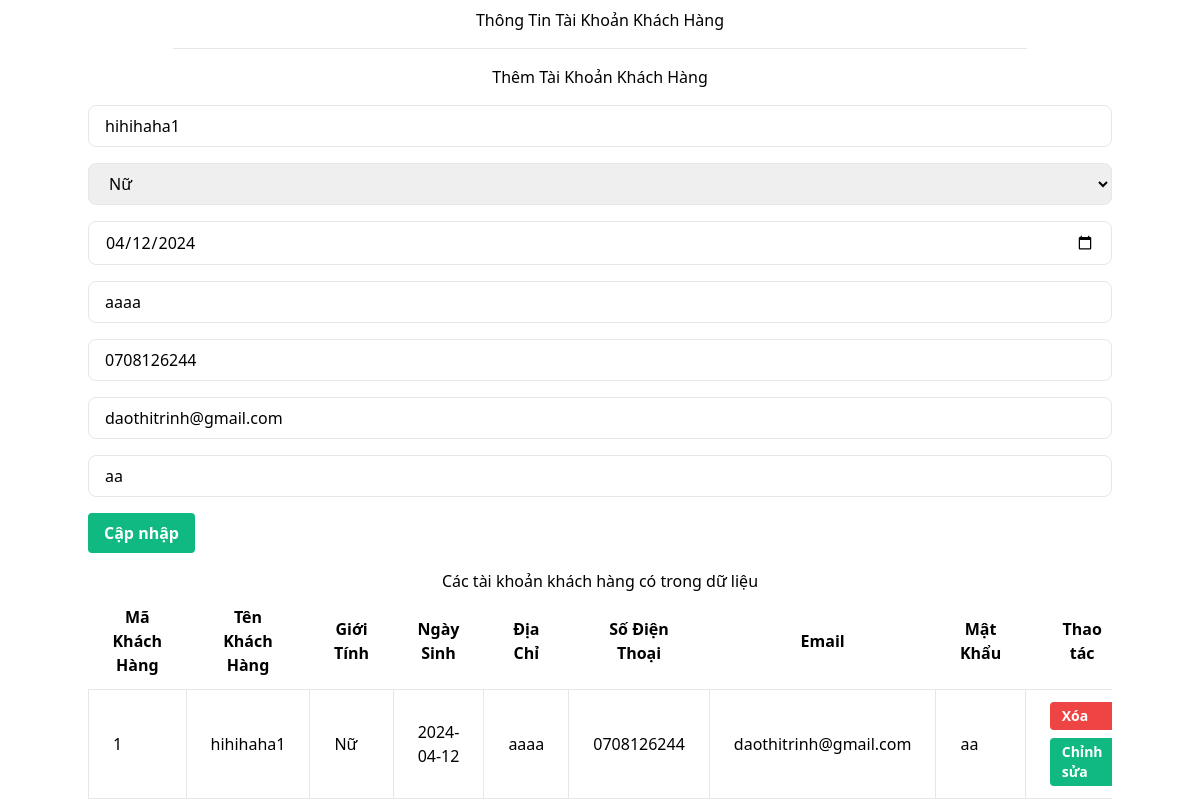
Screenshot of /admins/taikhoan_khachhang.php?edit=1 with the database file from the repository.
### tables this page shows
CREATE TABLE `taikhoankhachhang` (
  `MaKhachHang` int(5) NOT NULL,
  `TenKhachHang` varchar(100) NOT NULL,
  `GioiTinh` tinyint(1) NOT NULL,
  `NgaySinh` date NOT NULL,
  `DiaChi` varchar(255) NOT NULL,
  `SoDienThoai` varchar(20) NOT NULL,
  `Email` varchar(100) NOT NULL,
  `MatKhau` varchar(100) NOT NULL
);

### admins/action_khachhang.php (called while the page is built, shortened)
<?php
    include "config.php";
    mysqli_set_charset($conn, 'utf8mb4');
if (isset($_GET['edit'])) {
    $id = $_GET['edit'];
    $query = "SELECT * FROM taikhoankhachhang WHERE MaKhachHang=?";
    $stmt = $conn->prepare($query);
    $stmt->bind_param("s", $id);
    $stmt->execute();
    $result = $stmt->get_result();
    $row = $result->fetch_assoc();
    $id = $row['MaKhachHang'];
    $name = $row['TenKhachHang'];
    $gioitinh = $row['GioiTinh'];
    $ngaysinh = $row['NgaySinh'];
    $diachi = $row['DiaChi'];
    $sodienthoai = $row['SoDienThoai'];
    $email = $row['Email'];
    $pass = $row['MatKhau'];
}

### admins/taikhoan_khachhang.php (the view, shortened to what this page needs)
<?php
include "config.php";
include 'action_khachhang.php';
?>
<!DOCTYPE html>
<html lang="en">
<head>
    <link href="https://cdn.jsdelivr.net/npm/tailwindcss@2.2.19/dist/tailwind.min.css" rel="stylesheet">
</head>
<body class="bg-white">
    <div class="container mx-auto">
        <div class="container-fluid">
            <div class="flex justify-center">
                <div class="w-10/12">
                    <h3 class="text-center text-dark mt-2">Thông Tin Tài Khoản Khách Hàng</h3>
                    <hr class="my-4">
                </div>
            </div>
            <div>
                <div>
                    <h3 class="text-center text-info">Thêm Tài Khoản Khách Hàng</h3>
                    <form action="action_khachhang.php" method="post" enctype="multipart/form-data" class="mt-4">
                        <div class="mb-4">
                            <input type="text" name="name" value="<?= $name; ?>" class="border rounded-lg px-4 py-2 w-full" placeholder="Nhập Tên Nhân Viên" required>
                        </div>
                        <div class="mb-4">
                            <select name="gioitinh" class="border rounded-lg px-4 py-2 w-full" required>
                                <option value="1" <?= ($gioitinh == '1') ? 'selected' : ''; ?>>Nữ</option>
                            </select>
                        </div>
                        <div class="mb-4">
                            <input type="date" name="ngaysinh" value="<?= $ngaysinh; ?>" class="border rounded-lg px-4 py-2 w-full" placeholder="Nhập ngày sinh" required>
                        </div>
                        <div class="mb-4">
                            <input type="text" name="diachi" value="<?= $diachi; ?>" class="border rounded-lg px-4 py-2 w-full" placeholder="Nhập Địa Chỉ" required>
                        </div>
                        <div class="mb-4">
                            <input type="text" name="sodienthoai" value="<?= $sodienthoai; ?>" class="border rounded-lg px-4 py-2 w-full" placeholder="Nhập Số Điện Thoại" required>
                        </div>
                        <div class="mb-4">
                            <input type="text" name="email" value="<?= $email; ?>" class="border rounded-lg px-4 py-2 w-full" placeholder="Nhập Email" required>
                        </div>
                        <div class="mb-4">
                            <input type="text" name="pass" value="<?= $pass; ?>" class="border rounded-lg px-4 py-2 w-full" placeholder="Nhập Mật Khẩu" required>
                        </div>
                        <div class="mb-4">
                            <?php if ($id == true) { ?>
                                <input type="submit" name="update" class="bg-green-500 hover:bg-green-600 text-white font-bold py-2 px-4 rounded" value="Cập nhập">
                            <?php } else { ?>
                                <input type="submit" name="add" class="bg-blue-500 hover:bg-blue-600 text-white font-bold py-2 px-4 rounded" value="Thêm tài khoản">
                            <?php } ?>
                        </div>
                    </form>
                </div>
                <div>
                    <?php
                    $query = 'SELECT * FROM taikhoankhachhang';
                    $stmt = $conn->prepare($query);
                    $stmt->execute();
                    $result = $stmt->get_result();
                    ?>
                    <h3 class="text-center text-info">Các tài khoản khách hàng có trong dữ liệu</h3>
                    <div class="account-list max-h-500 overflow-y-scroll w-900">
                        <table class="table-auto" id="data-table">
                            <thead>
                                <tr>
                                    <th class="px-6 py-3">Mã Khách Hàng</th>
                                    <th class="px-6 py-3">Tên Khách Hàng</th>
                                    <th class="px-6 py-3">Giới Tính</th>
                                    <th class="px-6 py-3">Ngày Sinh</th>
                                    <th class="px-6 py-3">Địa Chỉ</th>
                                    <th class="px-6 py-3">Số Điện Thoại</th>
                                    <th class="px-6 py-3">Email</th>
                                    <th class="px-6 py-3">Mật Khẩu</th>
                                    <th class="px-6 py-3">Thao tác</th>
                                </tr>
                            </thead>
                            <tbody>
                                <?php while ($row = $result->fetch_assoc()) {
                                    $gioitinh = ($row['GioiTinh'] == 0) ? 'Nam' : 'Nữ';
                                ?>
                                    <tr class="bg-white hover:bg-gray-100 transition duration-300">
                                        <td class="border px-6 py-3"><?= $row['MaKhachHang']; ?></td>
                                        <td class="border px-6 py-3"><?= $row['TenKhachHang']; ?></td>
                                        <td class="border px-6 py-3"><?= $gioitinh; ?></td>
                                        <td class="border px-6 py-3"><?= $row['NgaySinh']; ?></td>
                                        <td class="border px-6 py-3"><?= $row['DiaChi']; ?></td>
                                        <td class="border px-6 py-3"><?= $row['SoDienThoai']; ?></td>
                                        <td class="border px-6 py-3"><?= $row['Email']; ?></td>
                                        <td class="border px-6 py-3"><?= $row['MatKhau']; ?></td>
                                        <td class="border px-6 py-3">
                                            <div class="flex flex-col">
                                                <a href="action_khachhang.php?delete=<?= $row['MaKhachHang']; ?>" onclick="return confirm('Bạn có chắc là muốn xóa?');" class="bg-red-500 hover:bg-red-700 text-white font-bold py-1 px-3 rounded mb-2 text-sm">Xóa</a>
                                                <a href="taikhoan_khachhang.php?edit=<?= $row['MaKhachHang']; ?>" class="bg-green-500 hover:bg-green-700 text-white font-bold py-1 px-3 rounded text-sm">Chỉnh sửa</a>
                                            </div>
                                        </td>
                                    </tr>
                                <?php } ?>
                            </tbody>
                        </table>
                    </div>
                </div>
            </div>
        </div>
    </div>
</body>
</html>

### rows the page displays
taikhoankhachhang: name "hihihaha1", gioitinh "Nữ", ngaysinh "04/12/2024", diachi "aaaa", sodienthoai "0708126244", email "daothitrinh@gmail.com", pass "aa", MaKhachHang "1", TenKhachHang "hihihaha1", GioiTinh "Nữ", NgaySinh "2024-04-12", DiaChi "aaaa", SoDienThoai "0708126244", Email "daothitrinh@gmail.com", MatKhau "aa"
